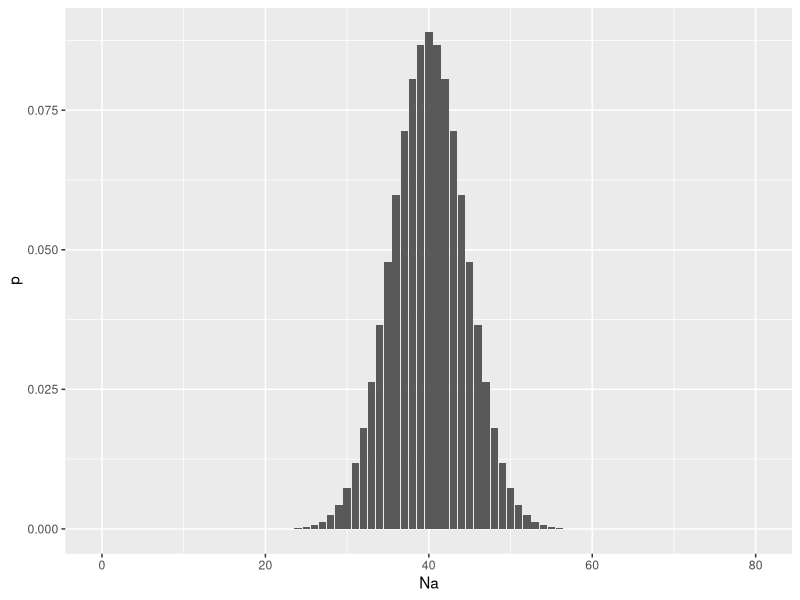

Recreate this plot in R.
## ---- chunk 1
N <- 30
Na <- 14
p <- 0.6
## ---- chunk 2
num <- factorial( 2*N )
denom <- factorial( Na) * factorial(2*N - Na)
prob <- p^Na * (1-p)^(2*N-Na)  
res <- num/denom *prob
res
## ---- chunk 3
binomial_prob <- function( N, Na, p ) { 
  num <- factorial( 2*N )
  denom <- factorial( Na) * factorial(2*N - Na)
  prob <- p^Na * (1-p)^(2*N-Na)  
  res <- num/denom *prob
  return( res )
}
## ---- chunk 4
binomial_prob(20,20,0.5)
## ---- chunk 5
N <- 40 
data.frame( Na = 0:(2*N) ) -> df 

# look at it.
summary( df )
## ---- chunk 6
df$p <- NA

# look at it.
summary( df )
## ---- chunk 7
library( tidyverse )
df |>
  rowwise() |>
  mutate( p = binomial_prob( 40, Na, 0.5 ) ) 
## ---- chunk 8
df |>
  rowwise() |>
  mutate( p = binomial_prob( 40, Na, 0.5 ) ) |>
  ggplot( aes( Na, p ) ) +
  geom_col() 
